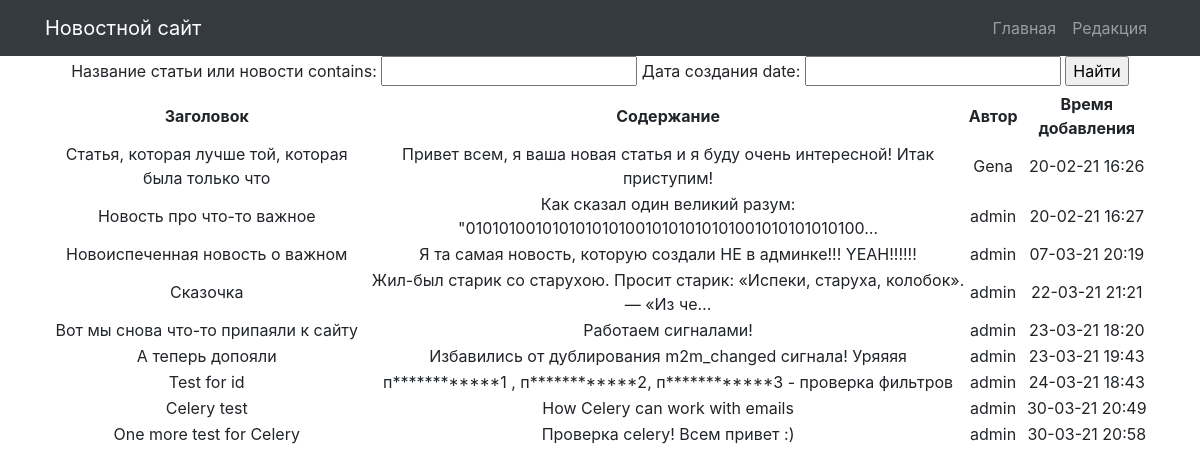
The app's page /search/ with its own data.
### news/models.py (models this page shows, shortened)
class Post(models.Model):
    ARTICLE_TYPES = (
        ('news', 'Новости'), ('article', 'Статья')
    )
    article_author = models.ForeignKey(Author, on_delete=models.CASCADE, verbose_name=_('Автор статьи или новости'),
                                       related_name='posts')
    article_choice = models.CharField(max_length=50, choices=ARTICLE_TYPES)
    article_time_in = models.DateTimeField(auto_now_add=True, verbose_name=_('Дата создания'))
    article_category = models.ManyToManyField(Category, verbose_name=_('Категория публикации'))
    article_title = models.CharField(max_length=255, verbose_name=_('Название статьи или новости'))
    article_text = models.TextField(verbose_name=_('Основной текст статьи'))
    article_rating = models.IntegerField(default=0, verbose_name=_('Рейтинг публикации'))
    class Meta:
        verbose_name = _('Публикация')
        verbose_name_plural = _('Публикации')

class Author(models.Model):
    author_user = models.OneToOneField(User, on_delete=models.CASCADE, verbose_name=_('Автор'))
    author_rating = models.IntegerField(default=0, verbose_name=_('Рейтинг автора'))
    def __str__(self):
        return self.author_user.username
    class Meta:
        verbose_name = _('Автор')
        verbose_name_plural = _('Авторы')

### news/views.py (the view)
# urls.py: path('search/', NewsSearch.as_view()),
class NewsSearch(ListView):  # TODO реализовать шаблон и страничку для данной вьюшки
    model = Post
    template_name = 'search.html'
    context_object_name = 'posts'
    def get_context_data(self, **kwargs) -> dict:
        context = super().get_context_data(**kwargs)
        context['filter'] = NewsFilter(self.request.GET, queryset=self.get_queryset())
        return context

### news/templatetags/custom_filters_and_tags.py (called while the page is built)
@register.filter(name='censor')
@stringfilter
def censor(value):
    forbidden_words = ["плохое слово 1", "плохое слово 2", "плохое слово 3"]
    f_words = [word for word in forbidden_words if word in value]
    if f_words:
        new_value = value
        for f_word in f_words:
            new_value = new_value.replace(f_word, f_word[0] + '*' * (len(f_word)-2) + f_word[-1])
        return new_value
    else:
        return value

### Templates/search.html (shortened to what this page needs)
{% extends 'default.html' %}
{% load custom_filters_and_tags %}
{% block content %}
<form method="GET">
    {{ filter.form }}
    <input type="submit" value="Найти">
</form>
<table>
    <thead>
        <tr>
            <th>Заголовок</th>
            <th>Содержание</th>
            <th>Автор</th>
            <th>Время добавления</th>
        </tr>
    </thead>
    <tbody>
    {% for post in filter.qs %}
        <tr>
            <td>{{ post.article_title | censor }}</td>
            <td>{{ post.article_text | censor | truncatechars:80 }}</td>
            <td>{{ post.article_author }}</td>
            <td>{{ post.article_time_in | date:'d-m-y H:i'}}</td>
        </tr>
    {% endfor %}
    </tbody>
</table>
{% endblock content %}

### records on screen
Post: article_title|censor "Статья, которая лучше той, которая была только что", article_text|censor "Привет всем, я ваша новая статья и я буду очень интересной! Итак приступим!", article_author "Gena", article_time_in "20-02-21 16:26"
Post: article_title|censor "Новость про что-то важное", article_text|censor "Как сказал один великий разум: \"01010100101010101010010101010101001010101010100…", article_author "admin", article_time_in "20-02-21 16:27"
Post: article_title|censor "Новоиспеченная новость о важном", article_text|censor "Я та самая новость, которую создали НЕ в админке!!! YEAH!!!!!!", article_author "admin", article_time_in "07-03-21 20:19"
Post: article_title|censor "Сказочка", article_text|censor "Жил-был старик со старухою. Просит старик: «Испеки, старуха, колобок». — «Из че…", article_author "admin", article_time_in "22-03-21 21:21"
Post: article_title|censor "Вот мы снова что-то припаяли к сайту", article_text|censor "Работаем сигналами!", article_author "admin", article_time_in "23-03-21 18:20"
Post: article_title|censor "А теперь допояли", article_text|censor "Избавились от дублирования m2m_changed сигнала! Уряяяя", article_author "admin", article_time_in "23-03-21 19:43"
Post: article_title|censor "Test for id", article_text|censor "п************1 , п************2, п************3 - проверка фильтров", article_author "admin", article_time_in "24-03-21 18:43"
Post: article_title|censor "Celery test", article_text|censor "How Celery can work with emails", article_author "admin", article_time_in "30-03-21 20:49"
Post: article_title|censor "One more test for Celery", article_text|censor "Проверка celery! Всем привет :)", article_author "admin", article_time_in "30-03-21 20:58"
